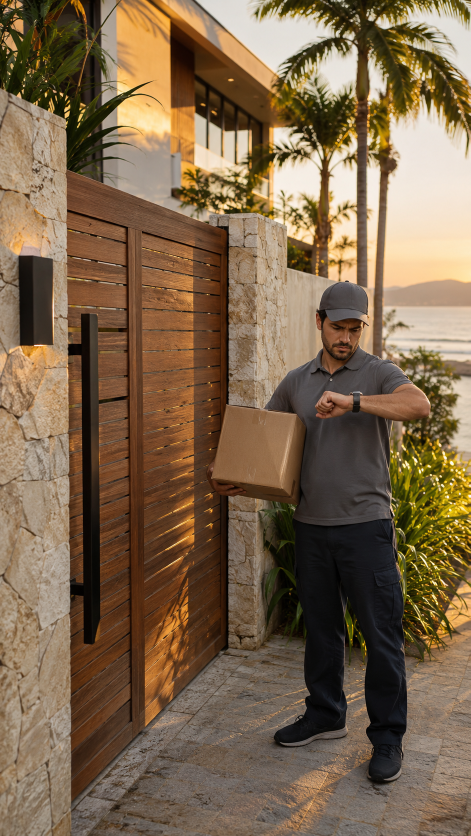
#> input picture automacao/planob/img_1128/p1.png, 941 x 1672 px, given in place of Logo_MOVE_com_automação_e_segurança.png, which was not available (shown at 1/2 size); the run also reads 1 picture not shown here
$ python dia_28.py
#> lines starting #> are read from the running program, lines starting #| are printed output that depends on the picture
### automacao/scripts/premium.py
"""Premium (alto padrão) layout: full-bleed realistic photo, serif title, minimal text."""
import sys
from PIL import Image, ImageDraw, ImageFont, ImageFilter, ImageEnhance

FD = '/home/claude/fonts/'
SERIF = FD + 'Playfair-400-normal.ttf'; SERIF_I = FD + 'Playfair-400-italic.ttf'
SANS_L = '/usr/share/fonts/opentype/inter/Inter-Light.otf'; SANS_M = '/usr/share/fonts/opentype/inter/Inter-Medium.otf'
CREAM = (244, 240, 232); MINT = (84, 223, 174); SUB = (205, 198, 186)
LOGO = Image.open('/mnt/user-data/uploads/Logo_MOVE_com_automação_e_segurança.png').convert('RGBA')
LOGO = LOGO.crop(LOGO.getchannel('A').point(lambda v: 255 if v > 8 else 0).getbbox())

def grade(im):
    im = ImageEnhance.Contrast(im).enhance(1.06)
    im = ImageEnhance.Color(im).enhance(0.92)
    im = im.filter(ImageFilter.UnsharpMask(radius=1.6, percent=60, threshold=2))
    return im

def cover(im, w, h, focus_y=0.5):
    r = max(w / im.width, h / im.height)
    im = im.resize((round(im.width * r), round(im.height * r)), Image.LANCZOS)
    x = (im.width - w) // 2; y = int((im.height - h) * focus_y)
    return im.crop((x, y, x + w, y + h))

def shade(im, top=0.0, bottom=0.78, start=0.45):
    w, h = im.size
    g = Image.new('L', (1, h))
    for y in range(h):
        t = y / h
        a = top * max(0, 1 - t / 0.25) + bottom * max(0, (t - start) / (1 - start)) ** 1.6
        g.putpixel((0, y), int(255 * min(1, a)))
    layer = Image.new('RGB', (w, h), (8, 10, 9))
    return Image.composite(layer, im, g.resize((w, h)))

def tracked(d, x, y, text, font, fill, track, center_w=None):
    tw = sum(d.textlength(c, font=font) + track for c in text) - track
    if center_w: x = (center_w - tw) / 2
    for c in text:
        d.text((x, y), c, font=font, fill=fill); x += d.textlength(c, font=font) + track
    return tw

SANS_MED = '/usr/share/fonts/opentype/inter/Inter-Medium.otf'
KICK = (110, 235, 190)

def soft_shadow(im, draw_fn, blur=10, alpha=200):
    layer = Image.new('RGBA', im.size, (0, 0, 0, 0)); draw_fn(ImageDraw.Draw(layer), (0, 0, 0, alpha))
    base = im.convert('RGBA'); base.alpha_composite(layer.filter(ImageFilter.GaussianBlur(blur)))
    return base.convert('RGB')

def logo(im, x, y, width, align='left'):
    l = LOGO.resize((width, round(LOGO.height * width / LOGO.width)), Image.LANCZOS)
    if align == 'center': x = (im.width - width) // 2
    im.paste(l, (int(x), int(y)), l)

def feed(photo, kicker, title_lines, body, out):
    W, H = 1080, 1350
    im = shade(grade(cover(photo, W, H, 0.45)), top=0.35, bottom=0.97, start=0.42)
    logo(im, 0, 64, 170, 'center')
    y0 = H - 120 - 92 * len(title_lines) - 130
    ft = ImageFont.truetype(SERIF, 76); fk = ImageFont.truetype(SANS_MED, 24)
    def txt(dd, col, y=y0):
        tracked(dd, 90, y, kicker, fk, col if col else KICK, 7); y += 56
        for ln in title_lines:
            dd.text((86, y), ln, font=ft, fill=col if col else CREAM); y += 92
        return y
    im = soft_shadow(im, lambda dd, c: txt(dd, c), 12, 230)
    d = ImageDraw.Draw(im); y = txt(d, None)
    d.line([(90, y + 26), (170, y + 26)], fill=(150, 140, 125), width=1)
    d.text((90, y + 50), body, font=ImageFont.truetype(SANS_L, 30), fill=SUB)
    tracked(d, 0, H - 58, '@move.s.a', ImageFont.truetype(SANS_L, 20), (160, 152, 140), 6, W)
    im.save(out, quality=94)
    return im

def story(photo, kicker, title_lines, body, out):
    W, H = 1080, 1920
    im = shade(grade(cover(photo, W, H, 0.5)), top=0.45, bottom=0.97, start=0.45)
    logo(im, 0, 120, 220, 'center')
    ft = ImageFont.truetype(SERIF, 90); fk = ImageFont.truetype(SANS_MED, 28)
    def txt(dd, col, y=1290):
        tracked(dd, 90, y, kicker, fk, col if col else KICK, 8); y += 66
        for ln in title_lines:
            dd.text((86, y), ln, font=ft, fill=col if col else CREAM); y += 108
        return y
    im = soft_shadow(im, lambda dd, c: txt(dd, c), 12, 230)
    d = ImageDraw.Draw(im); y = txt(d, None)
    d.line([(90, y + 30), (180, y + 30)], fill=(150, 140, 125), width=1)
    d.text((90, y + 58), body, font=ImageFont.truetype(SANS_L, 34), fill=SUB)
    tracked(d, 0, H - 150, '@move.s.a', ImageFont.truetype(SANS_L, 24), (170, 162, 150), 7, W)
    im.save(out, quality=94)
    return im

# [5 lines that do not run on import are left out]

### automacao/scripts/carrossel_3d.py
"""Carrossel/story premium a partir de quadros 3D (1080x1350 / 1080x1920). Uso: importar slide()/story3d()."""
import sys, os
sys.path.insert(0, os.path.dirname(os.path.abspath(__file__)))
from premium import shade, grade, cover, logo, tracked, soft_shadow, SERIF, SANS_L, SANS_MED, CREAM, KICK, SUB
from PIL import Image, ImageDraw, ImageFont
VERM = (255, 92, 80)

def _txt(im, y0, num, kick, lines, body, W, ft_size, cor_num=KICK):
    ft = ImageFont.truetype(SERIF, ft_size); fk = ImageFont.truetype(SANS_MED, 26); fb = ImageFont.truetype(SANS_L, 32)
    def draw(dd, col):
        y = y0
        if num: dd.text((90, y - 6), num, font=ImageFont.truetype(SERIF, 64), fill=col or cor_num); y += 84
        tracked(dd, 92, y, kick, fk, col or KICK, 7); y += 58
        for ln in lines: dd.text((86, y), ln, font=ft, fill=col or CREAM); y += int(ft_size * 1.18)
        return y
    im = soft_shadow(im, lambda dd, c: draw(dd, c), 12, 230)
    d = ImageDraw.Draw(im); y = draw(d, None)
    if body:
        d.line([(92, y + 24), (172, y + 24)], fill=(150, 140, 125), width=1)
        yy = y + 46
        for ln in body.split('|'): d.text((92, yy), ln, font=fb, fill=SUB); yy += 44
    return im

# [10 lines left out: function slide, not called in this run]

def story3d(foto, kick, lines, body, out, focus=0.5, extra=None):
    W, H = 1080, 1920
    im = shade(grade(cover(foto, W, H, focus)), top=0.45, bottom=0.97, start=0.42)
    logo(im, 0, 120, 220, 'center')
    im = _txt(im, 1180, None, kick, lines, body, W, 92)
    d = ImageDraw.Draw(im)
    if extra:  # botões de enquete
        fb = ImageFont.truetype(SANS_MED, 40); x = 92
        for lab in extra:
            w = d.textlength(lab, font=fb) + 80
            d.rounded_rectangle([x, 1700, x + w, 1790], 45, outline=KICK, width=3); d.text((x + 40, 1722), lab, font=fb, fill=CREAM); x += w + 30
    tracked(d, 0, H - 90, "@move.s.a", ImageFont.truetype(SANS_L, 24), (170, 162, 150), 7, W)
    im.save(out, quality=94); return im

### automacao/planob/dia_28.py
"""28/11 (sábado): feed OBRA REAL (cliente Katia: espelho com perfil de LED), carrossel SOM 'ganho do amplificador' (capa = quadro do Reel 3D),
stories 09h (bastidor real obra Romanza), 15h (enquete etapa da obra), 21h (sexta de cinema).
Imagens: ChatGPT (img_1128: p7 cinema, p8 amplificador, p9 living) + quadros reais (cliente katia/VID-20250507-WA0020, romanza/VID-20250415-WA0071)
+ quadros 3D do Reel do ganho (g_*.jpg)."""
import sys, os
R = os.path.abspath(os.path.dirname(__file__) + '/../..'); sys.path.insert(0, R + '/automacao/scripts')
import premium as P
from carrossel_3d import slide, story3d, VERM
from PIL import Image
I = R + '/automacao/planob/img_1128/'; OUT = R + '/fila/2026-11-28/'; os.makedirs(OUT, exist_ok=True)
def f(n): return Image.open(I + n).convert('RGB')
# 12h feed + story (obra real)
P.feed(f('katia_espelho.jpg'), 'OBRA REAL · ILUMINAÇÃO', ['Espelho com luz que', 'não faz sombra.'], 'Perfil de LED no forro, alinhado à bancada.', OUT + 'feed.jpg')
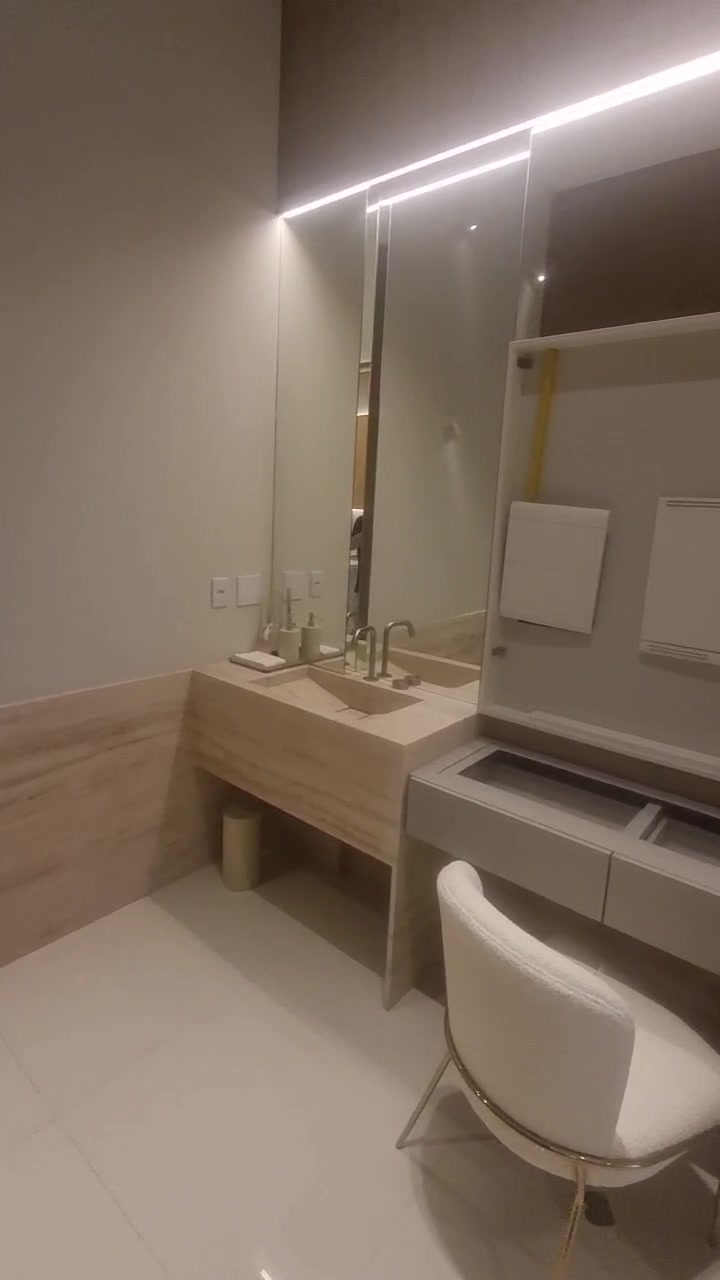
#> input picture automacao/planob/img_1128/katia_espelho.jpg, 720 x 1280 px
#> in f, returned value is the input picture: PIL image 720x1280 RGB; mean R, G, B 127.8, 111.4, 97.6
#> in feed, `W, H = 1080, 1350`: W = 1080; H = 1350
#> in cover, `r = max(w / im.width, h / im.height)`: r = 1.5
#> in cover, `x = (im.width - w) // 2`: x = 0
#> in cover, `y = int((im.height - h) * focus_y)`: y = 256
#> in shade, `w, h = im.size`: w = 1080; h = 1350
#> the loop in shade, `for y in range(h):` made 1350 passes
#> (t, a) on passes 1 to 3: (0, 0.35), (0.000741, 0.349), (0.00148, 0.348)
#> in feed, `y0 = H - 120 - 92 * len(title_lines) - 130`: y0 = 916
#> in soft_shadow, `layer = Image.new('RGBA', im.size, (0, 0, 0, 0))`: layer: PIL image 1080x1350 RGBA; every value is 0
#> in feed, `y = txt(d, None)`: y = 1156
P.story(f('katia_espelho.jpg'), 'NOVO POST · OBRA REAL', ['Luz que não', 'faz sombra', 'no rosto.'], 'Veja no feed como ficou.', OUT + 'story_feed.jpg')
#> in story, `W, H = 1080, 1920`: W = 1080; H = 1920
#> the loop in shade (call 2), `for y in range(h):` made 1920 passes
#> (t, a) on passes 1 to 3: (0, 0.45), (0.000521, 0.449), (0.00104, 0.448)
#> call 2 of logo, with x = 0, y = 120, width = 220, align = 'center'
#> in logo (call 2), `im.paste(l, (int(x), int(y)), l)`:
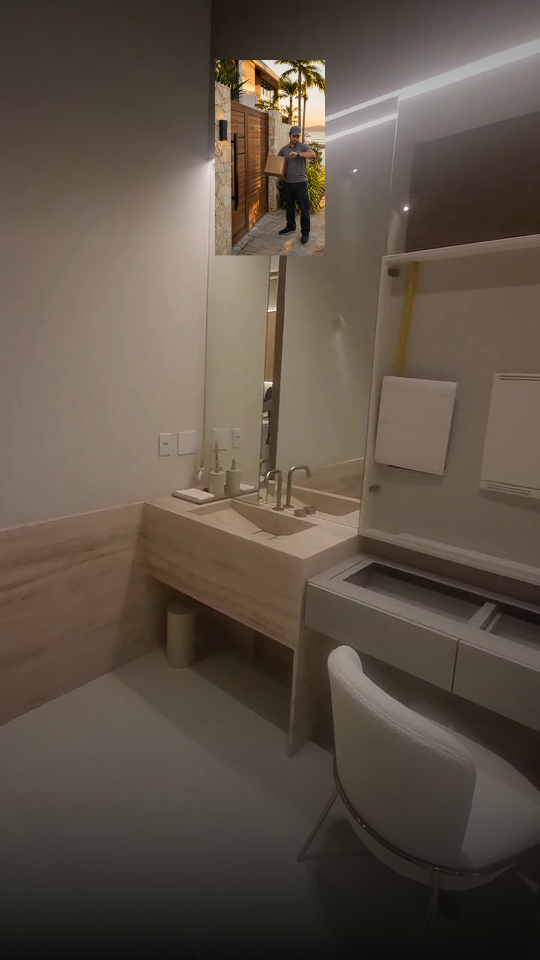
#> im: PIL image 1080x1920 RGB (shown at 1/2 size); mean R, G, B 93.7, 82.1, 70.7
#> call 2 of soft_shadow, with blur = 12, alpha = 230
#> in soft_shadow (call 2), `layer = Image.new('RGBA', im.size, (0, 0, 0, 0))`: layer: PIL image 1080x1920 RGBA; every value is 0
#> in soft_shadow (call 2), `draw_fn(ImageDraw.Draw(layer), (0, 0, 0, alpha))`:
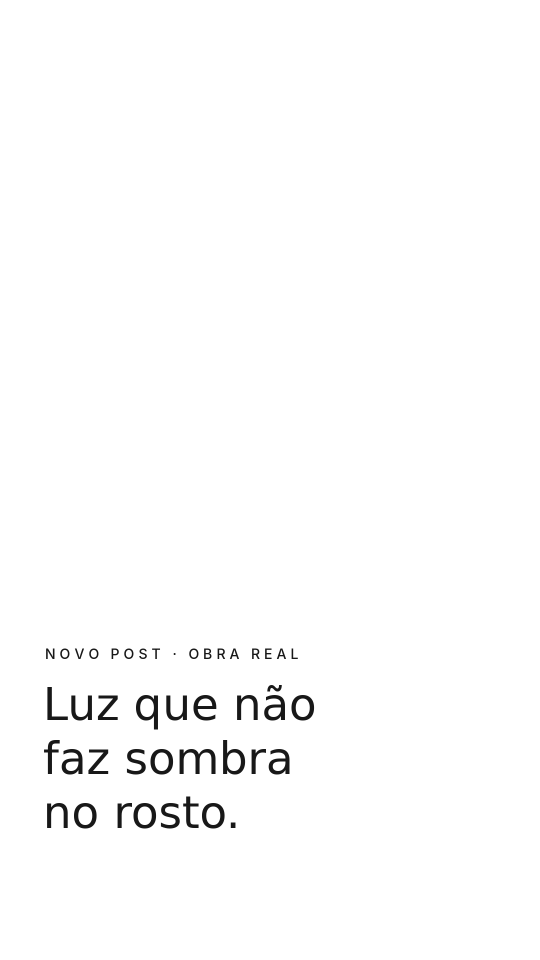
#> layer: PIL image 1080x1920 RGBA (shown at 1/2 size); mean R, G, B, A 0, 0, 0, 3; transparent parts drawn white
#> in story, `y = txt(d, None)`: y = 1680
# stories próprios
P.story(f('rom_obra_a.jpg'), 'SÁBADO · BASTIDOR REAL', ['Obra boa', 'começa antes', 'do forro.'], 'Infra pronta antes do acabamento.', OUT + 'story_09h_1.jpg')
#> call 3 of f, with n = 'rom_obra_a.jpg'
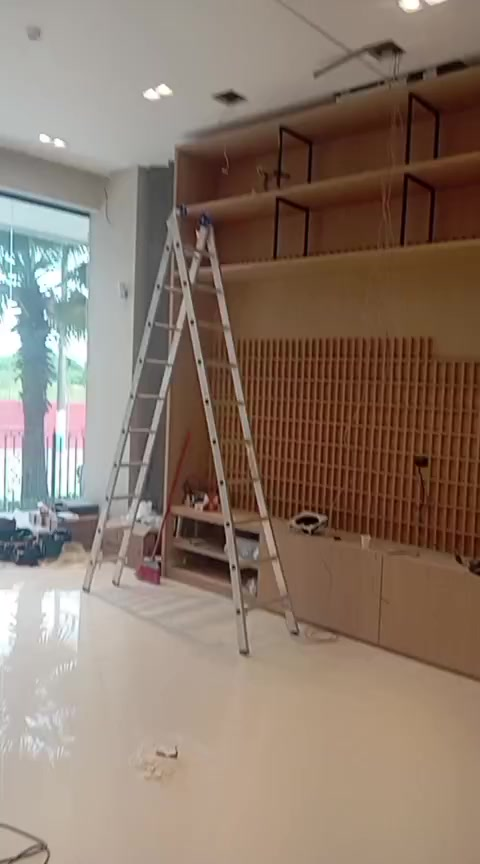
#> input picture automacao/planob/img_1128/rom_obra_a.jpg, 480 x 864 px
#> in f, returned value is the input picture: PIL image 480x864 RGB; mean R, G, B 139.3, 120.9, 107.2
#> call 3 of soft_shadow, with blur = 12, alpha = 230
#> in soft_shadow (call 3), `base.alpha_composite(layer.filter(ImageFilter.GaussianBlur(blur)))`:
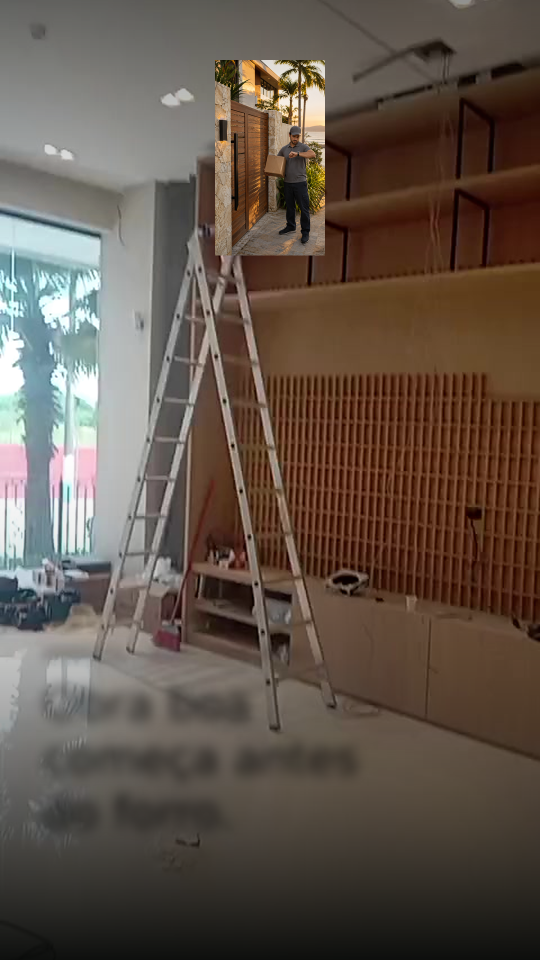
#> base: PIL image 1080x1920 RGBA (shown at 1/2 size); mean R, G, B, A 97.3, 84.5, 74.4, 255
story3d(f('rom_obra_b.jpg'), 'ENQUETE · RESPONDE NO DIRECT', ['Sua obra está', 'em qual etapa?'], 'A gente te diz o que pensar agora.', OUT + 'story_15h_1.jpg', extra=['FORRO', 'ACABAMENTO', 'MUDANÇA'])
#> call 4 of f, with n = 'rom_obra_b.jpg'
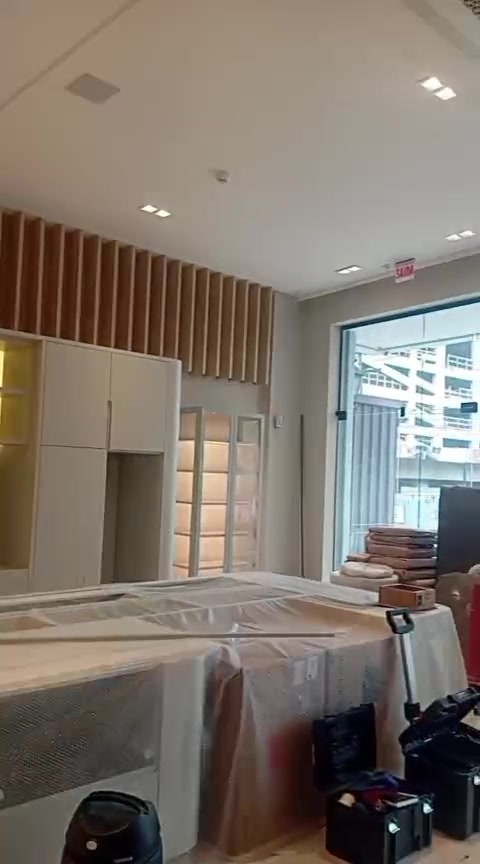
#> input picture automacao/planob/img_1128/rom_obra_b.jpg, 480 x 864 px
#> in f, returned value is the input picture: PIL image 480x864 RGB; mean R, G, B 125.5, 115.5, 106.2
#> in story3d, `W, H = 1080, 1920`: W = 1080; H = 1920
#> call 4 of cover, with w = 1080, h = 1920, focus_y = 0.5
#> in cover (call 4), `return im.crop((x, y, x + w, y + h))`:
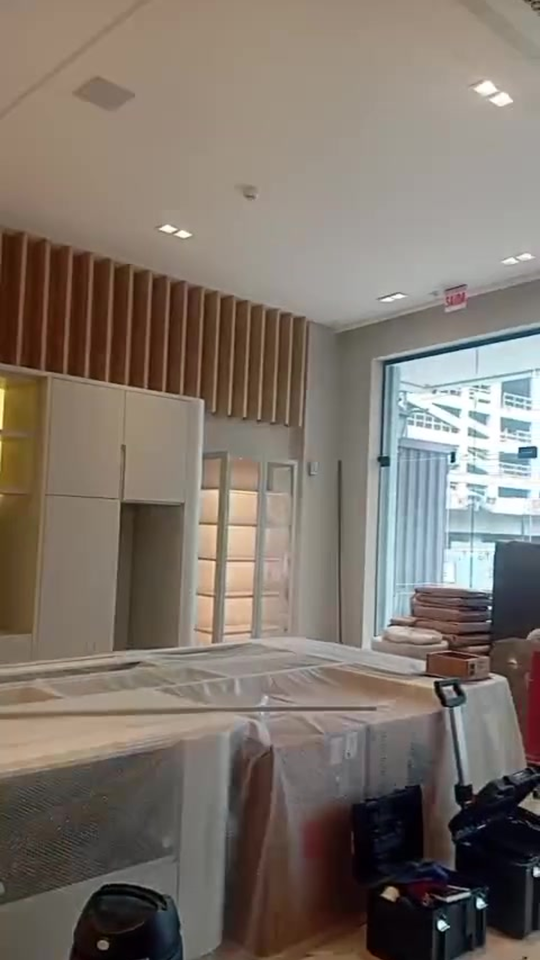
#> returned value: PIL image 1080x1920 RGB (shown at 1/2 size); mean R, G, B 125.6, 115.7, 106.4
#> in _txt, `y = draw(d, None)`: y = 1454
#> in _txt, `yy = y + 46`: yy = 1500
#> the loop in _txt, `for ln in body.split('|'): d.text((92, yy), ln, font=fb, fill=SUB); yy..` made 1 pass
#> yy on pass 1: 1544
#> after the loop in _txt, `for ln in body.split('|'): d.text((92, yy), ln, font=fb, fill=SUB); yy..`: yy = 1544
#> the loop in story3d, `for lab in extra:` made 3 passes
#> (lab, w, x) on passes 1 to 3: ('FORRO', 216.8, 338.8), ('ACABAMENTO', 364.8, 733.6), ('MUDANÇA', 289, 1052.5)
#> after the loop in story3d, `for lab in extra:`: x = 1052.5
P.story(f('p7.png'), 'SÁBADO À NOITE', ['Pipoca,', 'luz baixa', 'e cinema.'], 'Cena "Cinema": um toque e a sala se prepara.', OUT + 'story_21h_1.jpg')
# 19h carrossel 6 (SOM: ganho do amplificador)
if os.path.exists(I + 'g_capa.jpg'):
    slide(f('g_capa.jpg'), None, 'SOM · GANHO DO AMPLIFICADOR', ['Volume no meio', 'e já distorce?'], 'Arrasta: 3 sinais de ganho errado', OUT + 'carrossel_1.jpg', 1, 6, focus=0.45)
    story3d(f('g_capa.jpg'), 'NOVO CARROSSEL NO FEED', ['Volume no', 'meio e já', 'distorce?'], '3 sinais de ganho errado.', OUT + 'story_carrossel.jpg')
    slide(f('p8.png'), None, 'ANTES DE TUDO', ['Ganho não', 'é volume.'], 'Ele ajusta a sensibilidade da entrada.|No máximo, o amplificador satura cedo.', OUT + 'carrossel_2.jpg', 2, 6)
    slide(f('g_cortada.jpg'), '01', 'A ONDA É CORTADA', ['Distorce antes', 'da metade.'], 'Com ganho no máximo, o sinal bate no|limite do amplificador e é "cortado".', OUT + 'carrossel_3.jpg', 3, 6, cor_num=VERM)
    slide(f('g_clip.jpg'), '02', 'LUZ DE CLIP PISCANDO', ['O aparelho', 'está avisando.'], 'Clip ou proteção acendendo no ritmo|da música = ganho alto demais.', OUT + 'carrossel_4.jpg', 4, 6, cor_num=VERM)
    slide(f('p9.png'), '03', 'SOM QUE CANSA', ['Agudo ardido em', 'meia hora de música.'], 'Distorção cansa o ouvido e esquenta|o tweeter, mesmo com volume moderado.', OUT + 'carrossel_5.jpg', 5, 6, cor_num=VERM)
    slide(f('g_limpa.jpg'), None, 'O JEITO CERTO', ['Ganho só até', 'antes de distorcer.'], 'Fonte em ~80% e ganho ajustado no|volume mais alto que você usa. Fale com a MOVE.', OUT + 'carrossel_6.jpg', 6, 6)
print('ok 28/11')
